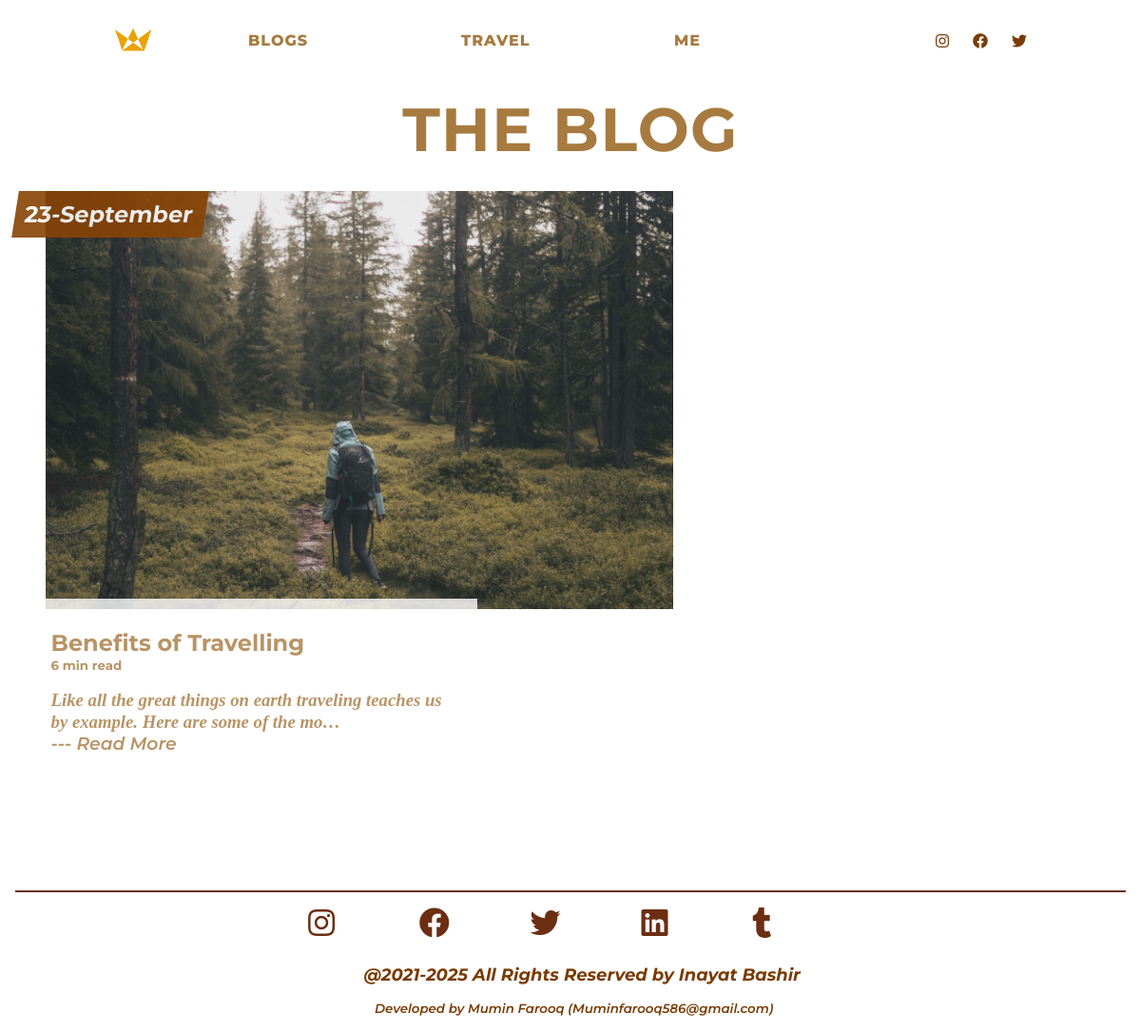
/blogs/list/, run on an earlier commit of the app's database.
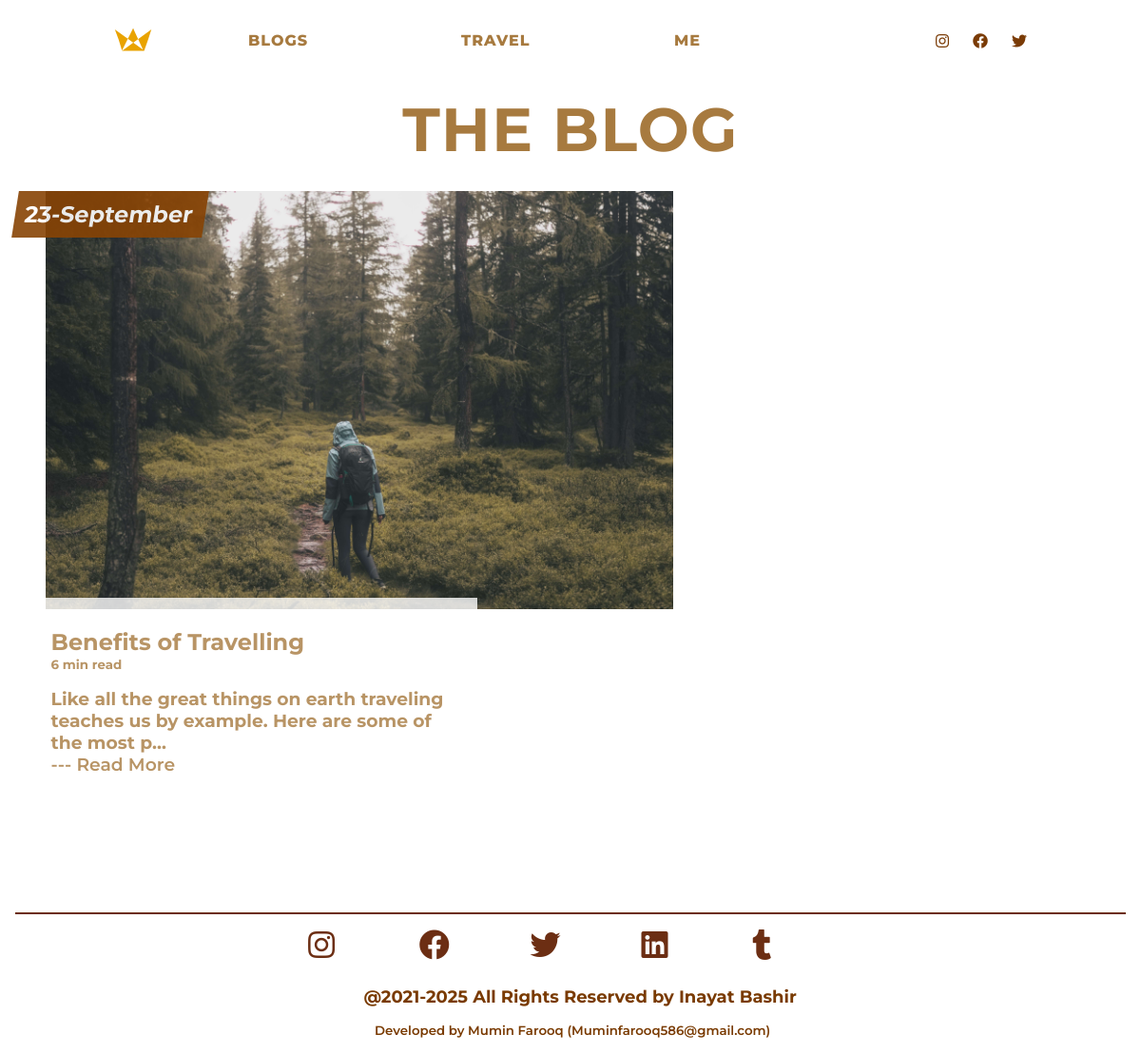
And on a later commit of the database.
### core/models.py (models this page shows, shortened)
class Blog(models.Model):
    name = models.CharField(max_length=200)
    image_one = models.ImageField(upload_to='blogs')
    body = RichTextUploadingField(blank=True)
    published_on = models.DateTimeField(auto_now=True)
    is_in_top_three = models.BooleanField(default=False)
    is_top_one = models.BooleanField(default=False)
    duration = models.CharField(max_length=20,blank=True)

### Blog/views.py (the view)
# urls.py: path('blogs/list/', views.ListAllBlogs.as_view(), name='all_blog_list'),
class ListAllBlogs(ListView):
    template_name = 'Blog/blogs_list.html'
    context_object_name = 'blogs_list'
    def get_queryset(self):
        return Blog.objects.all()

### Blog/templates/Blog/blogs_list.html (shortened to what this page needs)
{% extends 'Blog/index.html' %}
{% load static %}
{% block content %}
<div class="blog_heading">
    <h1 class="h1blog">
        The Blog
    </h1>
</div>
<section class="blogssection">
    <div class="blogs__div cooldiv">
        {% for blogs in blogs_list %}
         {% if blogs.is_top_one %}
        <div class="blogs___div">
            <h2 class="travelheaderr">
                {{blogs.published_on|date:"d-F" }}
            </h2>
              <img src="{{blogs.image_one.url}}" alt="" class="blogs__image">
           <div class="blogs__text">
               <h2 class="h2blogs">{{blogs.name}}</h2>
               <strong><small>{{blogs.duration}}</small></strong>
               <p class="blogs_para">
                   {{blogs.body|safe|truncatechars:100}}
                   </p>
               <div class="blogs_btn">
                   <a href="{% url 'blog:detail_blog' pk=blogs.pk %}"> --- Read More</a>
               </div>
           </div>
        </div>
    {% endif %}
    {% endfor %}
    <div class="morestuff__div cooldiv">
    </div>
</section>
{% endblock %}

What changed in the data, as far as the page shows it:
changed Blog "23-September": body "Like all the great things on earth traveling teaches us by example. Here are some of the mo…" → "Like all the great things on earth traveling teaches us by example. Here are some of the most p…"
